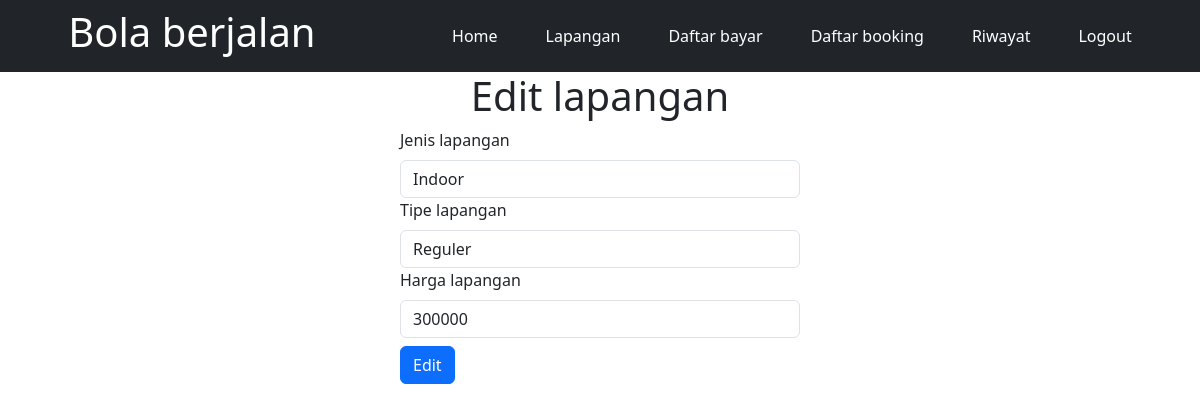
/editlapangan.php?id=1 (signed in), run on the app's committed database.
### tables this page shows
CREATE TABLE `lapangan` (
  `id` int NOT NULL,
  `jenis_lapangan` varchar(50) NOT NULL,
  `tipe_lapangan` varchar(50) NOT NULL,
  `harga` int NOT NULL
);

### src/global.php (called while the page is built)
<?php
    $conn = mysqli_connect('localhost', 'root', '', 'matin_lapangan');
    function fetch($query){
        global $conn;
        $datas = [];
        $fetch = mysqli_query($conn, $query);
        while ($data = mysqli_fetch_assoc($fetch)) {
            $datas[] = $data;
        }
        return $datas;
    }
?>

### editlapangan.php (the view, shortened to what this page needs)
<?php
    require './src/global.php';
    $id = $_GET['id'];
    $fetch = fetch("SELECT * FROM lapangan WHERE id = '$id'");
?>
<!DOCTYPE html>
<html lang="en">
<head>
    <link rel="stylesheet" href="./src/css/bootstrap.min.css">
    <link rel="stylesheet" href="./src/global.css">
</head>
<body>
    <?php include './navbar.php'; ?>
    <h1 class="text-center">Edit lapangan</h1>
    <form action="" method="post" class="col-md-4 mx-auto">
        <?php foreach($fetch as $row) : ?>
            <label for="jenis_lapangan" class="form-label">Jenis lapangan</label>
            <input type="text" name="jenis_lapangan" id="" class="form-control" value="<?= $row['jenis_lapangan']; ?>">
            <label for="tipe_lapangan" class="form-label">Tipe lapangan</label>
            <input type="text" name="tipe_lapangan" id="" class="form-control" value="<?= $row['tipe_lapangan']; ?>">
            <label for="harga" class="form-label">Harga lapangan</label>
            <input type="number" name="harga" id="" class="form-control" value="<?= $row['harga']; ?>">
            <button type="submit" name="edit" class="mt-2 btn btn-primary">Edit</button>
        <?php endforeach ?>
    </form>
</body>
</html>

### data on the page
lapangan: jenis_lapangan "Indoor", tipe_lapangan "Reguler", harga "300000"
